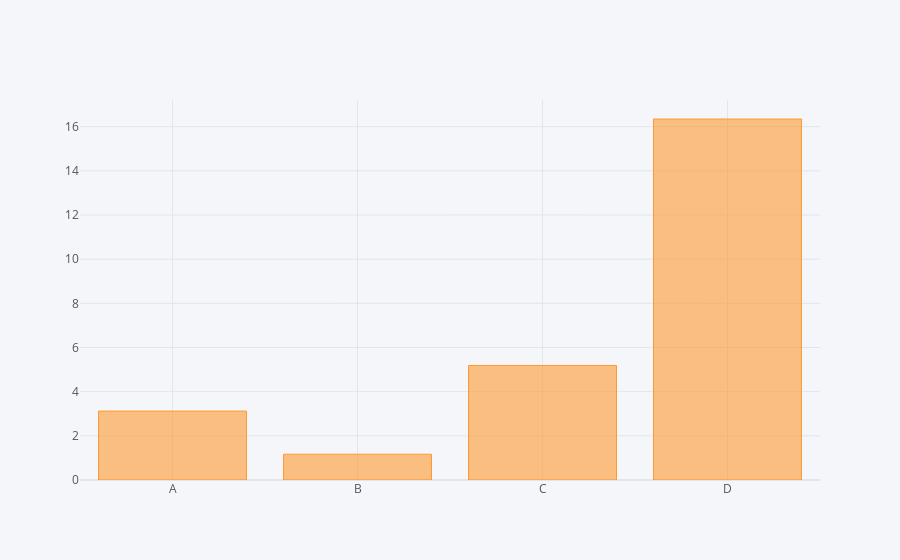

Notebook code cell kept with this figure:
### Code cell
df.sum().iplot(kind='bar')

### Figure 1 — Plotly figure (JSON) as saved in the notebook; plotly's stock layout.template omitted (floating-point values rounded to 4 significant figures)
{"data": [{"marker": {"color": "rgba(255, 153, 51, 0.6)", "line": {"color": "rgba(255, 153, 51, 1.0)", "width": 1}}, "name": "None", "orientation": "v", "text": "", "type": "bar", "x": ["A", "B", "C", "D"], "y": [3.121, 1.167, 5.185, 16.35]}], "layout": {"legend": {"bgcolor": "#F5F6F9", "font": {"color": "#4D5663"}}, "paper_bgcolor": "#F5F6F9", "plot_bgcolor": "#F5F6F9", "title": {"font": {"color": "#4D5663"}}, "xaxis": {"gridcolor": "#E1E5ED", "showgrid": true, "tickfont": {"color": "#4D5663"}, "title": {"font": {"color": "#4D5663"}, "text": ""}, "zerolinecolor": "#E1E5ED"}, "yaxis": {"gridcolor": "#E1E5ED", "showgrid": true, "tickfont": {"color": "#4D5663"}, "title": {"font": {"color": "#4D5663"}, "text": ""}, "zerolinecolor": "#E1E5ED"}}}
